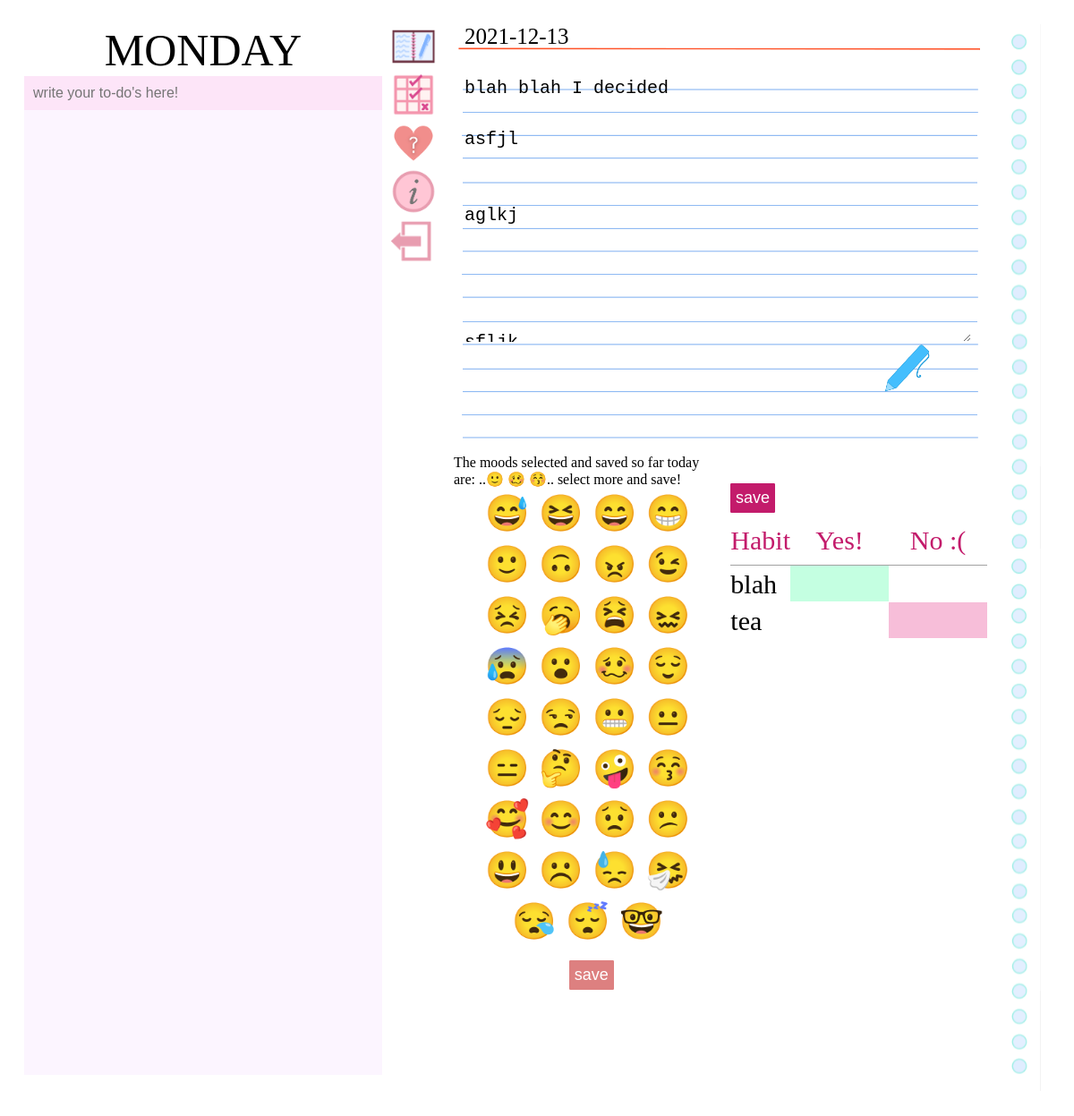
Before: /mainpage (signed in) with the older database file.
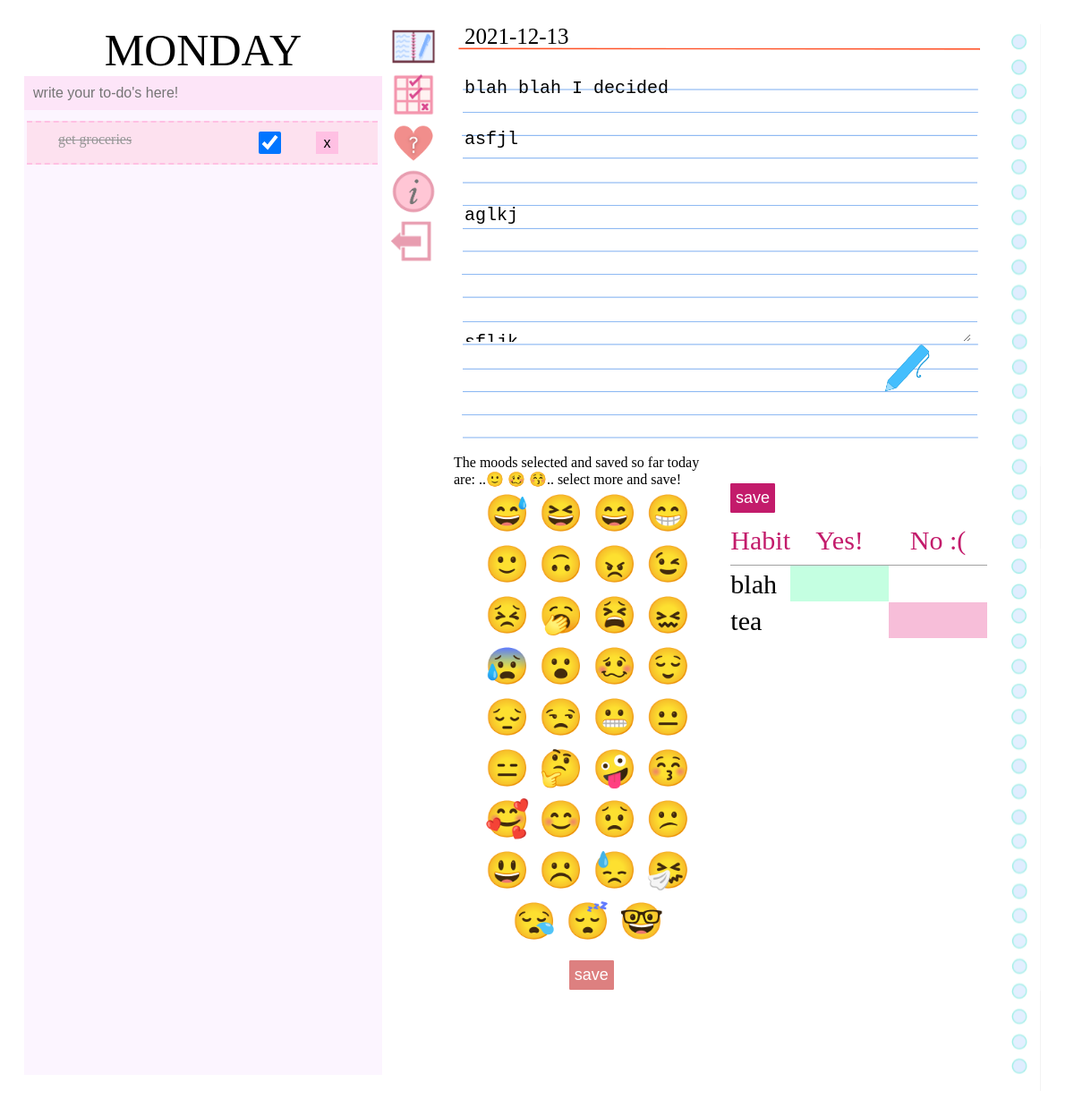
After: the same page with the newer database file.
### app/models.py (models this page shows, shortened)
class Journal(db.Model):
    id = db.Column(db.Integer, primary_key=True)
    date_posted = db.Column(db.Date, nullable=False, default= date.today())
    content = db.Column(db.Text, nullable=False)
    user_id = db.Column(db.Integer, db.ForeignKey('user.id'), nullable=False)

class Habit(db.Model):
    id = db.Column(db.Integer, primary_key=True)
    habit_name = db.Column(db.String(50), unique=False, nullable=False)
    habit_done = db.Column(db.Boolean, default=False, nullable=False)
    user_id = db.Column(db.Integer, db.ForeignKey('user.id'), nullable=False)
    date = db.Column(db.Date, nullable=False, default=date.today())

class Moods(db.Model):
    id = db.Column(db.Integer, primary_key=True)
    date= db.Column(db.Date, nullable=False, default= date.today())
    moodlist = db.Column(db.Text, nullable=False)
    user_id = db.Column(db.Integer, db.ForeignKey('user.id'), nullable=False)

class Todo(db.Model):
    id = db.Column(db.Integer, primary_key=True)
    date_posted = db.Column(db.Date, nullable=False, default=date.today())
    task = db.Column(db.Text, nullable=False)
    user_id = db.Column(db.Integer, db.ForeignKey('user.id'), nullable=False)
    checked = db.Column(db.Boolean, default=False, nullable=False)

### app/routes.py (the view, shortened to what this page needs)
@app.route("/mainpage", methods=['GET', 'POST'])
@login_required
def mainpage():
    todays_date= date.today()
    count= Counter
    todolist= Todo.query.filter_by(user_id=current_user.id)
    journal= Journal.query.filter_by(user_id=current_user.id, date_posted=todays_date).first() # will only ever be one journal
    moods = Moods.query.filter_by(user_id=current_user.id, date=todays_date).first()
    habit = Habit.query.filter_by(user_id = current_user.id, date = todays_date).first()
    if habit is not None: # habits exist for this user today
        habits = Habit.query.filter_by(user_id = current_user.id, date = todays_date)
        return render_template("mainpage.html", todays_date=todays_date, habits=habits, count=count, journal=journal, todolist=todolist, moods=moods, title="Home")

### app/templates/mainpage.html (shortened to what this page needs)
<!doctype html>
<html lang="en">
  <head>
    <link rel="stylesheet" href="static\main.css">
  </head>
  <body onload="dayofWeek();">
        <div class="container">
            <div class="day">
                <div class="title" id="dayheader"> </div>
                <div id="content" style="font-size: medium;">
                    <form action="/add_todo" method="POST">
                        <input type="text" id="todo" onKeyPress="return checkSubmit(event)" placeholder="write your to-do's here!" name="todo"><br>
                    </form>
                    {% for todo in todolist %}
                    <div class="todo">
                        <form action="{{ url_for('delete_todo', todo_id=todo.id) }}" method="POST">
                            <div id="todo-element">
                                {% if todo.checked  == True %}
                                    <input type="checkbox" alt="submit" id="{{todo.id}}" name="{{todo.id}}" value="{{todo.id}}"  onChange="this.form.submit()" checked>
                                    <label for="{{todo.id}}" class="strikethrough"> {{todo.task}}</label>
                                    <input type="submit" name="delete" value="x" >
                                {% else %}
                                    <input type="checkbox" alt="submit" id="{{todo.id}}" name="{{todo.id}}" value="{{todo.id}}"  onChange="this.form.submit()">
                                    <label for="{{todo.id}}" class="strikethrough"> {{todo.task}}</label>
                                    <input type="submit" name="delete" value="x" >
                                {% endif %}
                            </div>
                        </form>
                    </div>
                {% endfor %}
                </div>
            </div>
            <div class="nav_bar">
                <ul id ="nav_bar" style="position:static;">
                    <li class="nav-item"><a class="nav-link" href="/journal"><img src="static\images\journal_icon.png"></a></li>
                    <li class="nav-item"><a class="nav-link" href="/habittracker"><img src="static\images\habittracker_icon.png"></a></li>
                    <li class="nav-item"><a class="nav-link" href="/moodtracker"><img src="static\images\moodtracker_icon.png"></a></li>
                    <li class="nav-item"><a class="nav-link" href="/info"><img src="static\images\information_icon.png"></a></li>
                    <li id="settings"><a class="nav-item nav-link" href="{{ url_for('logout') }}"><img src="static\images\logout_icon.png"></a></li>
                </ul>
            </div>
            <div class="journal">
                {% if journal %}
                    <form action="{{ '/journal/' + journal.id|string + '/update' }}" method="POST" style="width: 100%; height: 70%;">
                        <label for="journal" style="padding-left: 2%; font-size: 25px;">{{ todays_date }}</label><br>
                        <textarea id="journal" name="journal">{{ journal.content }}</textarea><br>
                        <input type="image" src="static\images\pen_icon.png" width="10%" style="margin-left: 80%;" alt="Submit">
                    </form>
                {% endif %}
            </div>
            <div class="habit">
                <div id="table">
                    <table>
                        <thead>
                            <tr>
                                <th scope="col" id="habitheader">Habit</th>
                                <th scope="col">Yes!</th>
                                <th scope="col">No :(</th>
                            </tr>
                        </thead><br/>
                        <tbody>
                            <form action="/habitdone/update" method="POST">
                                {% if habits[0] %}
                                    {% if habits[0].habit_done == True %}
                                        <tr>
                                            <td scope="row" id="habitname">{{ habits[0].habit_name }}</td>
                                            <td><input class="checkbox-tools" type="radio" name="habit0" id="tool-1" value="True" checked>
                                                <label class="for-checkbox-tools" for="tool-1" id="tool-1" ></td>
                                            <td><input class="checkbox-tools" type="radio" name="habit0" id="tool-2" value="False" >
                                                <label class="for-checkbox-tools" for="tool-2" id="tool-2"></td>
                                        </tr>
                                    {% endif %}
                                {% endif %}
                                {% if habits[1] %}
                                    {% if habits[1].habit_done == True %}
                                        <tr>
                                            <td scope="row" id="habitname">{{ habits[1].habit_name }}</td>
                                            <td><input class="checkbox-tools" type="radio" name="habit1" id="tool-3" value="True" checked>
                                                <label class="for-checkbox-tools" for="tool-3" id="tool-3" ></td>
                                            <td><input class="checkbox-tools" type="radio" name="habit1" id="tool-4" value="False" >
                                                <label class="for-checkbox-tools" for="tool-4" id="tool-4"></td>
                                        </tr>
                                        <style>
                                            .checkbox-tools:not(:checked) + label#tool-3{
                                                background-color: var(rgb(217, 255, 240));
                                            }
                                            .checkbox-tools:checked + label#tool-3{
                                                background-color: #C4FFE1;
                                            }
                                        </style>
                                    {% elif habits[1].habit_done == False %}
                                        <tr>
                                            <td scope="row" id="habitname">{{ habits[1].habit_name }}</td>
                                            <td><input class="checkbox-tools" type="radio" name="habit1" id="tool-3" value="True" >
                                                <label class="for-checkbox-tools" for="tool-3" id="tool-3" ></td>
                                            <td><input class="checkbox-tools" type="radio" name="habit1" id="tool-4" value="False" checked>
                                                <label class="for-checkbox-tools" for="tool-4" id="tool-4"></td>
                                        </tr>
                                    {% endif %}
                                {% endif %}
                                <input type='submit' class="habit-save" value="save">
                            </form>
                        </tbody>
                    </table>
                </div>
            </div>
            <div class="moodtracker">
                <label for="moodtracker"> The moods selected and saved so far today are: ..{{ moods.moodlist }}.. select more and save!</label>
                <form action="/add_moods" id="moodtracker" method="POST">
                    <div id="moods">
                        <div><input type="checkbox" name="mood" id="cb1" value ='😅'>
                            <label for="cb1"><a id="emoji">😅</a></label>
                        </div>
                        <div><input type="checkbox" name="mood" id="cb2" value ='😆'>
                            <label for="cb2"><a id="emoji">😆</a></label>
                        </div>
                        <div><input type="checkbox" name="mood"id="cb3" value ='😄'>
                            <label for="cb3"><a id="emoji">😄</a></label>
                        </div>
                        <div><input type="checkbox" name="mood" id="cb4"  value ='😁'>
                            <label for="cb4"><a id="emoji">😁</a></label>
                        </div>
                        <div><input type="checkbox" id="cb5" name="mood" value ='🙂'>
                            <label for="cb5"><a id="emoji">🙂</a></label>
                        </div>
                        <div><input type="checkbox" id="cb6" name="mood" value ='🙃' >
                            <label for="cb6"><a id="emoji">🙃</a></label>
                        </div>
                        <div><input type="checkbox" id="cb7" name="mood" value ='😠'>
                            <label for="cb7"><a id="emoji">😠</a></label>
                        </div>
                        <div><input type="checkbox" id="cb8" name="mood" value ='😉'>
                            <label for="cb8"><a id="emoji">😉</a></label>
                        </div>
                        <div><input type="checkbox" id="cb9" name="mood" value ='😣'>
                            <label for="cb9"><a id="emoji">😣</a></label>
                        </div>
                        <div><input type="checkbox" id="cb10" name="mood" value ='🥱' >
                            <label for="cb10"><a id="emoji">🥱</a></label>
                        </div>
                        <div><input type="checkbox" id="cb11" name="mood" value ='😫'>
                            <label for="cb11"><a id="emoji">😫</a></label>
                        </div>
                        <div><input type="checkbox" id="cb12" name="mood" value ='😖'>
                            <label for="cb12"><a id="emoji">😖</a></label>
                        </div>
                        <div><input type="checkbox" id="cb13" name="mood" value ='😰'>
                            <label for="cb13"><a id="emoji">😰</a></label>
                        </div>
                        <div><input type="checkbox" id="cb14" name="mood" value ='😮'>
                            <label for="cb14"><a id="emoji">😮</a></label>
                        </div>
                        <div><input type="checkbox" id="cb15" name="mood" value ='🥴'>
                            <label for="cb15"><a id="emoji">🥴</a></label>
                        </div>
                        <div><input type="checkbox" id="cb16" name="mood" value ='😌'>
                            <label for="cb16"><a id="emoji">😌</a></label>
                        </div>
                        <div><input type="checkbox" id="cb17" name="mood" value ='😔'>
                            <label for="cb17"><a id="emoji">😔</a></label>
                        </div>
                        <div><input type="checkbox" id="cb18" name="mood" value ='😒'>
                            <label for="cb18"><a id="emoji">😒</a></label>
                        </div>
                        <div><input type="checkbox" id="cb19" name="mood" value ='😬'>
                            <label for="cb19"><a id="emoji">😬</a></label>
                        </div>
                        <div><input type="checkbox" id="cb20" name="mood" value ='😐'>
                            <label for="cb20"><a id="emoji">😐</a></label>
                        </div>
                        <div><input type="checkbox" id="cb21" name="mood" value ='😑'>
                            <label for="cb21"><a id="emoji">😑</a></label>
                        </div>
                        <div><input type="checkbox" id="cb22" name="mood" value ='🤔'>
                            <label for="cb22"><a id="emoji">🤔</a></label>
                        </div>
                        <div><input type="checkbox" id="cb23" name="mood" value ='🤪'>
                            <label for="cb23"><a id="emoji">🤪</a></label>
                        </div>
                        <div><input type="checkbox" id="cb24" name="mood" value ='😚'>
                            <label for="cb24"><a id="emoji">😚</a></label>
                        </div>
                        <div><input type="checkbox" id="cb25" name="mood" value ='🥰'>
                            <label for="cb25"><a id="emoji">🥰</a></label>
                        </div>
                        <div><input type="checkbox" id="cb26" name="mood" value ='😊'>
                            <label for="cb26"><a id="emoji">😊</a></label>
                        </div>
                        <div><input type="checkbox" id="cb27" name="mood" value ='😟'>
                            <label for="cb27"><a id="emoji">😟</a></label>
                        </div>
                        <div><input type="checkbox" id="cb28" name="mood" value ='😕'>
                            <label for="cb28"><a id="emoji">😕</a></label>
                        </div>
                        <div><input type="checkbox" id="cb29" name="mood" value ='😃'>
                            <label for="cb29"><a id="emoji">😃</a></label>
                        </div>
                        <div><input type="checkbox" id="cb30" name="mood" value ='☹️'>
                            <label for="cb30"><a id="emoji">☹️</a></label>
                        </div>
                        <div><input type="checkbox" id="cb31" name="mood" value ='😓'>
                            <label for="cb31"><a id="emoji">😓</a></label>
                        </div>
                        <div><input type="checkbox" id="cb32" name="mood" value ='🤧'>
                            <label for="cb32"><a id="emoji">🤧</a></label>
                        </div>
                        <div><input type="checkbox" id="cb33" name="mood" value ='😪'>
                            <label for="cb33"><a id="emoji">😪</a></label>
                        </div>
                        <div><input type="checkbox" id="cb34" name="mood" value ='😴'>
                            <label for="cb34"><a id="emoji">😴</a></label>
                        </div>
                        <div><input type="checkbox" id="cb35" name="mood" value ='🤓'>
                            <label for="cb35"><a id="emoji">🤓</a></label>
                        </div>
                    </div>
                    <input type="submit" class="mood-save" value= "save">
                </form>
            </div>
            <div class="coil">
                <img src="static\images\journaledge.png " width="60%" style="align-self: flex-end;">
                <img src="static\images\journaledge.png " width="60%" style="align-self: flex-end; margin-top: -39%;">
            </div>
        </div>
  </body>
</html>

Changed rows visible on the page:
added Todo: task "get groceries"
